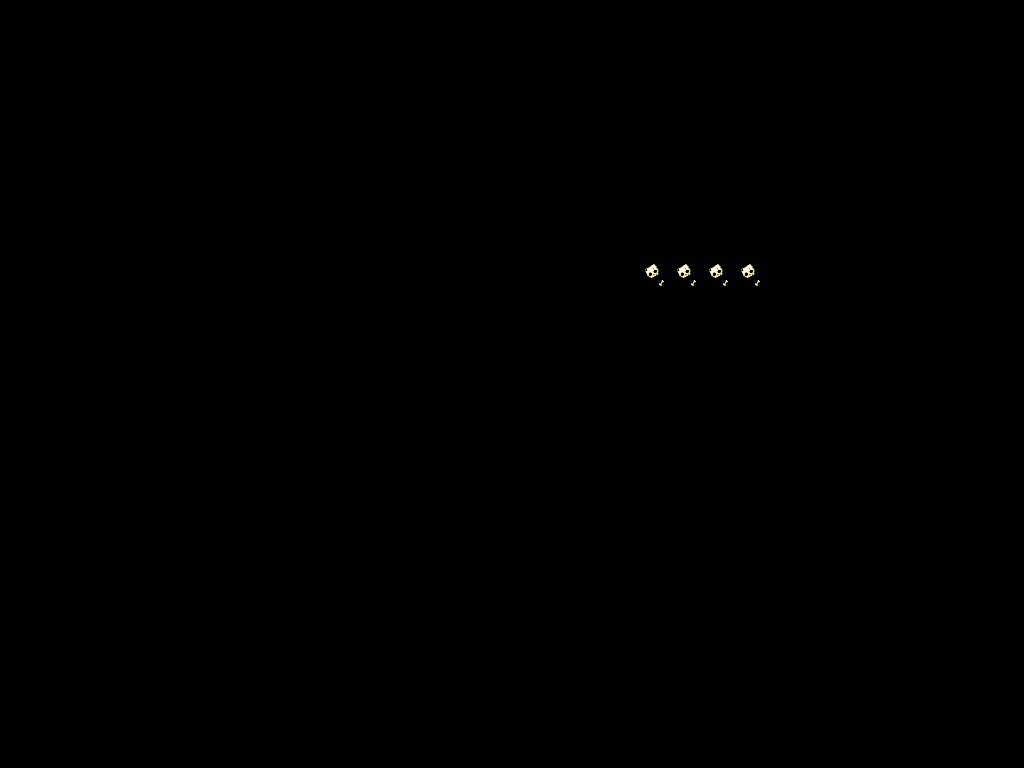

This is a level from a 2D game, rendered from its Tiled map with the project's own tilesets. A one-line summary and the complete map file follow:
An orthogonal 32x24 tile map with 32x32 px tiles, 1 tile layer (Layer).

<map version="1.0" orientation="orthogonal" renderorder="right-down" width="32" height="24" tilewidth="32" tileheight="32" nextobjectid="1">
 <tileset firstgid="1" name="GraveyardCollectables" tilewidth="32" tileheight="32" tilecount="21" columns="21">
  <image source="../Tilesets/GraveyardCollectables.png" width="672" height="32" />
 </tileset>
 <layer name="Layer" width="32" height="24">
  <data encoding="csv">
0,0,0,0,0,0,0,0,0,0,0,0,0,0,0,0,0,0,0,0,0,0,0,0,0,0,0,0,0,0,0,0,
0,0,0,0,0,0,0,0,0,0,0,0,0,0,0,0,0,0,0,0,0,0,0,0,0,0,0,0,0,0,0,0,
0,0,0,0,0,0,0,0,0,0,0,0,0,0,0,0,0,0,0,0,0,0,0,0,0,0,0,0,0,0,0,0,
0,0,0,0,0,0,0,0,0,0,0,0,0,0,0,0,0,0,0,0,0,0,0,0,0,0,0,0,0,0,0,0,
0,0,0,0,0,0,0,0,0,0,0,0,0,0,0,0,0,0,0,0,0,0,0,0,0,0,0,0,0,0,0,0,
0,0,0,0,0,0,0,0,0,0,0,0,0,0,0,0,0,0,0,0,0,0,0,0,0,0,0,0,0,0,0,0,
0,0,0,0,0,0,0,0,0,0,0,0,0,0,0,0,0,0,0,0,0,0,0,0,0,0,0,0,0,0,0,0,
0,0,0,0,0,0,0,0,0,0,0,0,0,0,0,0,0,0,0,0,0,0,0,0,0,0,0,0,0,0,0,0,
0,0,0,0,0,0,0,0,0,0,0,0,0,0,0,0,0,0,0,0,2,2,2,2,0,0,0,0,0,0,0,0,
0,0,0,0,0,0,0,0,0,0,0,0,0,0,0,0,0,0,0,0,0,0,0,0,0,0,0,0,0,0,0,0,
0,0,0,0,0,0,0,0,0,0,0,0,0,0,0,0,0,0,0,0,0,0,0,0,0,0,0,0,0,0,0,0,
0,0,0,0,0,0,0,0,0,0,0,0,0,0,0,0,0,0,0,0,0,0,0,0,0,0,0,0,0,0,0,0,
0,0,0,0,0,0,0,0,0,0,0,0,0,0,0,0,0,0,0,0,0,0,0,0,0,0,0,0,0,0,0,0,
0,0,0,0,0,0,0,0,0,0,0,0,0,0,0,0,0,0,0,0,0,0,0,0,0,0,0,0,0,0,0,0,
0,0,0,0,0,0,0,0,0,0,0,0,0,0,0,0,0,0,0,0,0,0,0,0,0,0,0,0,0,0,0,0,
0,0,0,0,0,0,0,0,0,0,0,0,0,0,0,0,0,0,0,0,0,0,0,0,0,0,0,0,0,0,0,0,
0,0,0,0,0,0,0,0,0,0,0,0,0,0,0,0,0,0,0,0,0,0,0,0,0,0,0,0,0,0,0,0,
0,0,0,0,0,0,0,0,0,0,0,0,0,0,0,0,0,0,0,0,0,0,0,0,0,0,0,0,0,0,0,0,
0,0,0,0,0,0,0,0,0,0,0,0,0,0,0,0,0,0,0,0,0,0,0,0,0,0,0,0,0,0,0,0,
0,0,0,0,0,0,0,0,0,0,0,0,0,0,0,0,0,0,0,0,0,0,0,0,0,0,0,0,0,0,0,0,
0,0,0,0,0,0,0,0,0,0,0,0,0,0,0,0,0,0,0,0,0,0,0,0,0,0,0,0,0,0,0,0,
0,0,0,0,0,0,0,0,0,0,0,0,0,0,0,0,0,0,0,0,0,0,0,0,0,0,0,0,0,0,0,0,
0,0,0,0,0,0,0,0,0,0,0,0,0,0,0,0,0,0,0,0,0,0,0,0,0,0,0,0,0,0,0,0,
0,0,0,0,0,0,0,0,0,0,0,0,0,0,0,0,0,0,0,0,0,0,0,0,0,0,0,0,0,0,0,0
</data>
 </layer>
</map>
